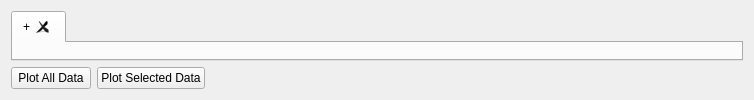
     <widget class="QWidget" name="tab">
      <attribute name="title">
       <string>Data Browser</string>
      </attribute>
      <layout class="QHBoxLayout" name="horizontalLayout_19">
       <item>
        <layout class="QVBoxLayout" name="verticalLayout_6">
         <item>
          <widget class="QTabWidget" name="dataBrowserTabWidget">
           <property name="currentIndex">
            <number>0</number>
           </property>
           <property name="documentMode">
            <bool>false</bool>
           </property>
           <property name="tabsClosable">
            <bool>true</bool>
           </property>
           <property name="movable">
            <bool>true</bool>
           </property>
           <widget class="QWidget" name="dataBrowserPlusTab">
            <attribute name="title">
             <string>+</string>
            </attribute>
           </widget>
          </widget>
         </item>
         <item>
          <layout class="QHBoxLayout" name="horizontalLayout_3">
           <item>
            <widget class="QPushButton" name="buttonPlotAllData">
             <property name="text">
              <string>Plot All Data</string>
             </property>
            </widget>
           </item>
           <item>
            <widget class="QPushButton" name="buttonPlotSelectedData">
             <property name="text">
              <string>Plot Selected Data</string>
             </property>
            </widget>
           </item>
           <item>
            <spacer name="horizontalSpacer_3">
             <property name="orientation">
              <enum>Qt::Horizontal</enum>
             </property>
             <property name="sizeHint" stdset="0">
              <size>
               <width>538</width>
               <height>20</height>
              </size>
             </property>
            </spacer>
           </item>
          </layout>
         </item>
        </layout>
       </item>
      </layout>
     </widget>
